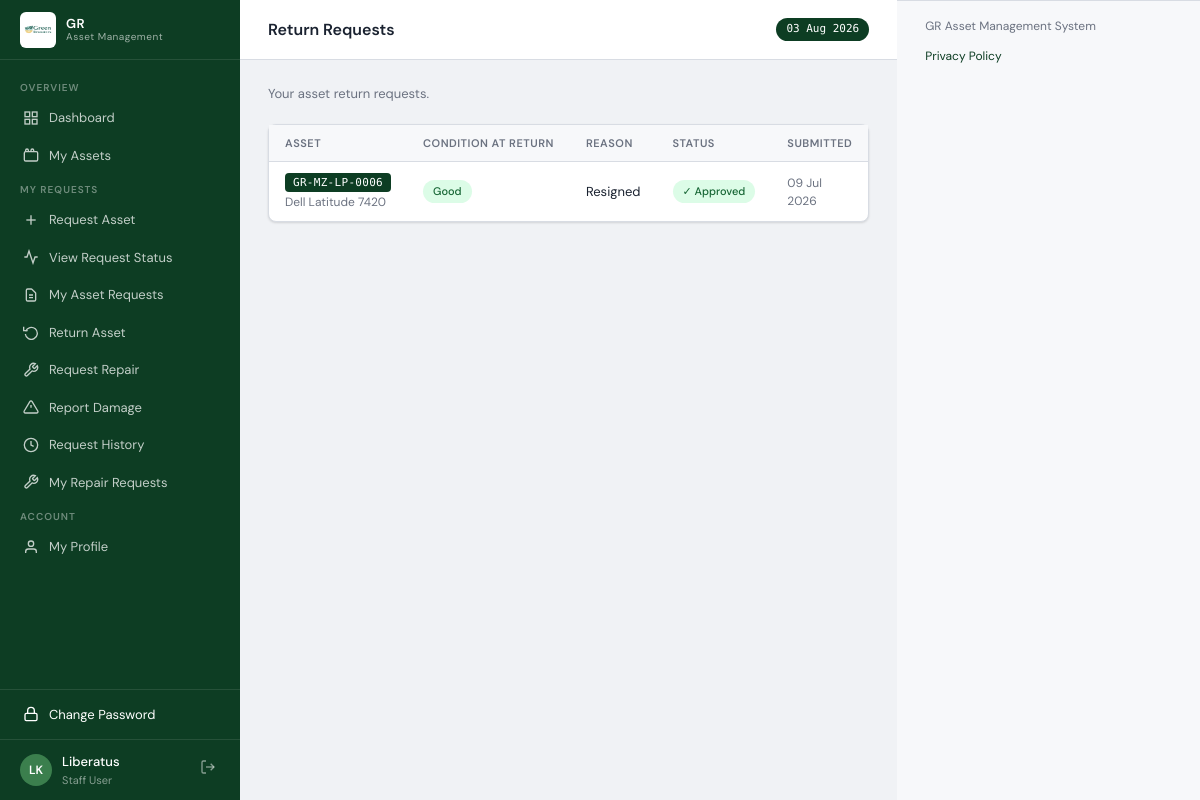
Screenshot of /requests/return-requests (signed in) with the database file from the repository.
### models.py (models this page shows, shortened)
class User(UserMixin, db.Model):
    __tablename__ = 'users'
    id            = db.Column(db.Integer, primary_key=True)
    username      = db.Column(db.String(80),  unique=True, nullable=False)
    password_hash = db.Column(db.String(256), nullable=False)
    name          = db.Column(db.String(150), nullable=False)
    email         = db.Column(db.String(150))
    department    = db.Column(db.String(100))
    project_id    = db.Column(db.Integer, db.ForeignKey('projects.id'))
    role          = db.Column(db.String(20),  nullable=False, default='user')
    status        = db.Column(db.String(20),  nullable=False, default='active')
    force_password_change = db.Column(db.Boolean, nullable=False, default=False)
    created_at    = db.Column(db.DateTime,    default=datetime.utcnow)
    assigned_assets = db.relationship('Asset', foreign_keys='Asset.assigned_to_id',
                                      backref='assigned_user', lazy='dynamic')
    project         = db.relationship('Project', backref='users')
    return_records  = db.relationship('ReturnRecord', backref='user',
                                      foreign_keys='ReturnRecord.user_id', lazy='dynamic')
    @property
    def initials(self):
        p = self.name.split()
        return ''.join(x[0] for x in p[:2]).upper()
    @property
    def is_staff_portal(self):
        return self.role in ('user', 'finance')
    session_token = db.Column(db.String(128), nullable=True)
    last_login_at = db.Column(db.DateTime)
    last_login_ip = db.Column(db.String(100))
    @property
    def role_label(self):
        from models import Role
        role = Role.query.filter_by(name=self.role).first()
        if role:
            return role.label
        return {'admin':'Administrator','finance':'Finance Officer','user':'Staff User'}.get(self.role, self.role)

class Role(db.Model):
    __tablename__ = 'roles'
    id          = db.Column(db.Integer, primary_key=True)
    name        = db.Column(db.String(50), unique=True, nullable=False)
    label       = db.Column(db.String(100), nullable=False)
    description = db.Column(db.Text)
    created_at  = db.Column(db.DateTime, default=datetime.utcnow)

class ReturnRequest(db.Model):
    __tablename__ = 'return_requests'
    id              = db.Column(db.Integer, primary_key=True)
    asset_id        = db.Column(db.Integer, db.ForeignKey('assets.id'),  nullable=False)
    requested_by_id = db.Column(db.Integer, db.ForeignKey('users.id'),   nullable=False)
    reviewed_by_id  = db.Column(db.Integer, db.ForeignKey('users.id'))
    status          = db.Column(db.String(20), default='pending', nullable=False)
    reason          = db.Column(db.Text)
    condition_at_return = db.Column(db.String(20), default='good')
    admin_note      = db.Column(db.Text)
    requested_at    = db.Column(db.DateTime, default=datetime.utcnow)
    reviewed_at     = db.Column(db.DateTime)
    asset        = db.relationship('Asset',  foreign_keys=[asset_id])
    requested_by = db.relationship('User',   foreign_keys=[requested_by_id])
    reviewed_by  = db.relationship('User',   foreign_keys=[reviewed_by_id])

class Asset(db.Model):
    __tablename__ = 'assets'
    id             = db.Column(db.Integer, primary_key=True)
    asset_number   = db.Column(db.Integer, unique=True, nullable=False)
    tag            = db.Column(db.String(60), unique=True, nullable=False)
    name           = db.Column(db.String(200), nullable=False)
    serial_number  = db.Column(db.String(100))
    description    = db.Column(db.Text)
    price          = db.Column(db.Numeric(15,2), default=0)
    date_purchased = db.Column(db.Date)
    condition      = db.Column(db.String(20), default='good')
    status         = db.Column(db.String(20), default='active')
    location       = db.Column(db.String(150))
    assigned_on    = db.Column(db.Date)
    created_at     = db.Column(db.DateTime, default=datetime.utcnow)
    updated_at     = db.Column(db.DateTime, default=datetime.utcnow, onupdate=datetime.utcnow)
    category_id    = db.Column(db.Integer, db.ForeignKey('asset_categories.id'), nullable=False)
    project_id     = db.Column(db.Integer, db.ForeignKey('projects.id'), nullable=True)
    vendor_id      = db.Column(db.Integer, db.ForeignKey('vendors.id'))
    processor      = db.Column(db.String(200))
    age_years      = db.Column(db.Integer)
    age_months     = db.Column(db.Integer)
    assigned_to_id = db.Column(db.Integer, db.ForeignKey('users.id'))
    return_records = db.relationship('ReturnRecord', backref='asset', lazy='dynamic')

### routes/requests.py (the view)
@requests_bp.route('/return-requests')
@login_required
def return_requests():
    if _show_all_requests():
        items = ReturnRequest.query.order_by(
            ReturnRequest.status.asc(), ReturnRequest.requested_at.desc()
        ).all()
    else:
        items = ReturnRequest.query.filter_by(requested_by_id=current_user.id)\
            .order_by(ReturnRequest.requested_at.desc()).all()
    return render_template('requests/return_requests.html',
                           requests=items, review_mode=_show_all_requests())

### templates/requests/return_requests.html (shortened to what this page needs)
{% extends 'base.html' %}
{% block page_title %}Return Requests{% endblock %}
{% block content %}
<div class="page-title">
  <div class="page-title-text">
    <p>{% if current_user.is_staff_portal and not review_mode %}Your asset return requests.{% else %}Staff return requests awaiting your approval.{% endif %}</p>
  </div>
</div>
{% set pending = requests|selectattr('status','equalto','pending')|list %}
<div class="card">
  <div class="card-body">
    {% if requests %}
    <table>
      <thead>
        <tr>
          <th>Asset</th><th>Condition at Return</th><th>Reason</th><th>Status</th><th>Submitted</th>
        </tr>
      </thead>
      <tbody>
        {% for r in requests %}
        <tr>
          <td>
            <span class="asset-tag" style="font-size:11px">{{ r.asset.tag }}</span><br>
            <span class="text-muted text-sm">{{ r.asset.name }}</span>
          </td>
          <td><span class="badge badge-{{ r.condition_at_return }}">{{ (r.condition_at_return or '—')|title }}</span></td>
          <td style="max-width:200px;white-space:normal">{{ r.reason or '—' }}</td>
          <td>
            {% if r.status == 'pending' %}
              <span class="badge" style="background:#fef9c3;color:#854d0e">⏳ Pending</span>
            {% elif r.status == 'approved' %}
              <span class="badge badge-good">✓ Approved</span>
            {% else %}
              <span class="badge badge-poor">✗ Rejected</span>
            {% endif %}
          </td>
          <td class="text-muted text-sm">{{ r.requested_at.strftime('%d %b %Y') }}</td>
        </tr>
        {% endfor %}
      </tbody>
    </table>
    {% else %}
    <div style="text-align:center;padding:60px 20px;color:var(--text-muted)">
      <p>No return requests found.</p>
    </div>
    {% endif %}
  </div>
</div>
{% endblock %}

### templates/base.html (shortened to what this page needs)
<!DOCTYPE html>
<html lang="en" data-app-build="2026-07-08-staff-portal">
<head>
</head>
<body>
<div id="app">
  <div id="sidebar">
    <div class="sidebar-logo">
      <img src="{{ url_for('static', filename='img/GR.jpg') }}"
           alt="GR Logo"
           style="width:36px;height:36px;object-fit:contain;border-radius:6px;flex-shrink:0;background:#fff;padding:2px;">
      <div class="logo-text">GR<div class="logo-sub">Asset Management</div></div>
    </div>
    <nav class="sidebar-nav">
      <div class="nav-section">Overview</div>
      <a href="{{ url_for('main.dashboard') }}" class="nav-item {% if request.endpoint == 'main.dashboard' %}active{% endif %}">
        <svg viewBox="0 0 24 24" fill="none" stroke="currentColor" stroke-width="2"><rect x="3" y="3" width="7" height="7"/><rect x="14" y="3" width="7" height="7"/><rect x="14" y="14" width="7" height="7"/><rect x="3" y="14" width="7" height="7"/></svg>
        Dashboard
      </a>
      <a href="{{ url_for('assets.index') }}" class="nav-item {% if request.endpoint in ('assets.index', 'assets.detail') %}active{% endif %}">
        <svg viewBox="0 0 24 24" fill="none" stroke="currentColor" stroke-width="2"><rect x="2" y="7" width="20" height="14" rx="2"/><path d="M16 7V5a2 2 0 0 0-4 0v2"/><path d="M8 7V5a2 2 0 0 0-4 0v2"/></svg>
        {% if is_staff_portal %}My Assets{% else %}All Assets{% endif %}
      </a>
      {% if is_staff_portal %}
      <div class="nav-section">My Requests</div>
      <a href="{{ url_for('requests.new_asset_request') }}" class="nav-item {% if request.endpoint == 'requests.new_asset_request' %}active{% endif %}">
        <svg viewBox="0 0 24 24" fill="none" stroke="currentColor" stroke-width="2"><line x1="12" y1="5" x2="12" y2="19"/><line x1="5" y1="12" x2="19" y2="12"/></svg>
        Request Asset
      </a>
      <a href="{{ url_for('requests.request_status') }}" class="nav-item {% if request.endpoint == 'requests.request_status' %}active{% endif %}">
        <svg viewBox="0 0 24 24" fill="none" stroke="currentColor" stroke-width="2"><polyline points="22 12 18 12 15 21 9 3 6 12 2 12"/></svg>
        View Request Status
      </a>
      <a href="{{ url_for('requests.asset_requests') }}" class="nav-item {% if request.endpoint == 'requests.asset_requests' and not request.args.get('review') %}active{% endif %}">
        <svg viewBox="0 0 24 24" fill="none" stroke="currentColor" stroke-width="2"><path d="M9 12h6m-6 4h6m2 5H7a2 2 0 0 1-2-2V5a2 2 0 0 1 2-2h5.586a1 1 0 0 1 .707.293l5.414 5.414a1 1 0 0 1 .293.707V19a2 2 0 0 1-2 2z"/></svg>
        My Asset Requests
      </a>
      <a href="{{ url_for('requests.return_asset_picker') }}" class="nav-item {% if request.endpoint in ('requests.return_asset_picker', 'requests.new_return_request') %}active{% endif %}">
        <svg viewBox="0 0 24 24" fill="none" stroke="currentColor" stroke-width="2"><polyline points="1 4 1 10 7 10"/><path d="M3.51 15a9 9 0 1 0 .49-4"/></svg>
        Return Asset
      </a>
      <a href="{{ url_for('requests.new_repair_request') }}" class="nav-item {% if request.endpoint == 'requests.new_repair_request' %}active{% endif %}">
        <svg viewBox="0 0 24 24" fill="none" stroke="currentColor" stroke-width="2"><path d="M14.7 6.3a1 1 0 0 0 0 1.4l1.6 1.6a1 1 0 0 0 1.4 0l3.77-3.77a6 6 0 0 1-7.94 7.94l-6.91 6.91a2.12 2.12 0 0 1-3-3l6.91-6.91a6 6 0 0 1 7.94-7.94l-3.76 3.76z"/></svg>
        Request Repair
      </a>
      <a href="{{ url_for('requests.new_damage_report') }}" class="nav-item {% if request.endpoint == 'requests.new_damage_report' %}active{% endif %}">
        <svg viewBox="0 0 24 24" fill="none" stroke="currentColor" stroke-width="2"><path d="M10.29 3.86L1.82 18a2 2 0 0 0 1.71 3h16.94a2 2 0 0 0 1.71-3L13.71 3.86a2 2 0 0 0-3.42 0z"/><line x1="12" y1="9" x2="12" y2="13"/><line x1="12" y1="17" x2="12.01" y2="17"/></svg>
        Report Damage
      </a>
      <a href="{{ url_for('requests.request_history') }}" class="nav-item {% if request.endpoint == 'requests.request_history' %}active{% endif %}">
        <svg viewBox="0 0 24 24" fill="none" stroke="currentColor" stroke-width="2"><circle cx="12" cy="12" r="10"/><polyline points="12 6 12 12 16 14"/></svg>
        Request History
      </a>
      <a href="{{ url_for('requests.repair_requests') }}" class="nav-item {% if request.endpoint == 'requests.repair_requests' and not request.args.get('review') %}active{% endif %}">
        <svg viewBox="0 0 24 24" fill="none" stroke="currentColor" stroke-width="2"><path d="M14.7 6.3a1 1 0 0 0 0 1.4l1.6 1.6a1 1 0 0 0 1.4 0l3.77-3.77a6 6 0 0 1-7.94 7.94l-6.91 6.91a2.12 2.12 0 0 1-3-3l6.91-6.91a6 6 0 0 1 7.94-7.94l-3.76 3.76z"/></svg>
        My Repair Requests
      </a>
      {% endif %}
      {% if is_staff_portal %}
      <div class="nav-section">Account</div>
      <a href="{{ url_for('main.profile') }}" class="nav-item {% if request.endpoint == 'main.profile' %}active{% endif %}">
        <svg viewBox="0 0 24 24" fill="none" stroke="currentColor" stroke-width="2"><path d="M20 21v-2a4 4 0 0 0-4-4H8a4 4 0 0 0-4 4v2"/><circle cx="12" cy="7" r="4"/></svg>
        My Profile
      </a>
      {% endif %}
    </nav>
    <div style="border-top:1px solid rgba(255,255,255,.1);padding:6px 0">
      <a href="{{ url_for('main.change_password') }}"
         class="nav-item {% if request.endpoint == 'main.change_password' %}active{% endif %}" style="opacity:1">
        <svg viewBox="0 0 24 24" fill="none" stroke="currentColor" stroke-width="2"><rect x="3" y="11" width="18" height="11" rx="2"/><path d="M7 11V7a5 5 0 0 1 10 0v4"/></svg>
        Change Password
      </a>
    </div>
    <div class="sidebar-user">
      <div class="user-avatar">{{ current_user.initials }}</div>
      <div class="user-info">
        <div class="uname">{{ current_user.name.split()[0] }}</div>
        <div class="urole">{{ current_user.role_label }}</div>
      </div>
      <a href="{{ url_for('auth.logout') }}" class="btn-logout" title="Sign out">
        <svg viewBox="0 0 24 24" fill="none" stroke="currentColor" stroke-width="2" width="16" height="16"><path d="M9 21H5a2 2 0 0 1-2-2V5a2 2 0 0 1 2-2h4"/><polyline points="16 17 21 12 16 7"/><line x1="21" y1="12" x2="9" y2="12"/></svg>
      </a>
    </div>
  </div>
  <div id="main">
    <div id="topbar">
      <h1>{% block page_title %}Dashboard{% endblock %}</h1>
      <span class="topbar-badge">{{ now.strftime('%d %b %Y') }}</span>
    </div>
    <div id="content">
      {% block content %}{% endblock %}
    </div>
  </div>
  <footer style="padding:16px 28px; background:var(--surface2); border-top:1px solid var(--border); font-size:12px; color:var(--text-muted);">
    <div style="display:flex;flex-wrap:wrap;gap:12px;justify-content:space-between; align-items:center;">
      <span>GR Asset Management System</span>
      <a href="{{ privacy_policy_url }}" style="color:var(--primary);text-decoration:none;">Privacy Policy</a>
    </div>
  </footer>
</div>
</body>
</html>

### rows the page displays
User: initials "LK", name "Liberatus", role_label "Staff User"
ReturnRequest: asset.tag "GR-MZ-LP-0006", asset.name "Dell Latitude 7420", condition_at_return "Good", reason "Resigned", status "✓ Approved", requested_at "09 Jul 2026"

### other values shown
{{ now.strftime('%d %b %Y') }} "03 Aug 2026"
